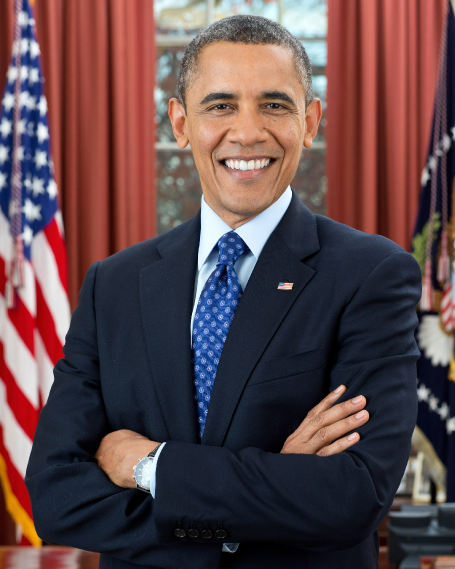
#> input picture tests/fixtures/obama.jpg, 910 x 1137 px, found by its file name (shown at 1/2 size)
$ python fake_camera.py --cam B --image tests/fixtures/obama.jpg
#> lines starting #> are read from the running program, lines starting #| are printed output that depends on the picture
#!/usr/bin/env python3
"""Test camera without a laptop: streams an image, a video file, or a synthetic
pattern to the director as camera X. Same protocol as camera/stream_camera.py.

  python tools/fake_camera.py --cam B --image tests/fixtures/obama.jpg
  python tools/fake_camera.py --cam A --pattern
  python tools/fake_camera.py --cam C --video some.mp4
"""
from __future__ import annotations

import argparse
import json
import sys
import time

import cv2
import numpy as np
from websockets.sync.client import connect


def _fetch_code(ws_base: str) -> str:
    import urllib.request
    http = ws_base.rstrip("/").replace("wss://", "https://").replace("ws://", "http://")
    try:
        return json.load(urllib.request.urlopen(f"{http}/api/join-code", timeout=5))["code"]
    except Exception:
        return ""


def main() -> int:
    ap = argparse.ArgumentParser()
    ap.add_argument("--server", default="ws://127.0.0.1:8000")
    ap.add_argument("--cam", default="B")
    ap.add_argument("--image")
    ap.add_argument("--video")
    ap.add_argument("--pattern", action="store_true")
    ap.add_argument("--fps", type=float, default=15)
    ap.add_argument("--width", type=int, default=640)
    ap.add_argument("--height", type=int, default=360)
    ap.add_argument("--seconds", type=float, default=0, help="stop after N seconds (0 = forever)")
    ap.add_argument("--jitter", action="store_true", help="shift the image a little each frame")
    ap.add_argument("--code", default="", help="join code (default: fetched from the director's /api/join-code, local only)")
    a = ap.parse_args()

    src = None
    base = None
    if a.image:
        base = cv2.imread(a.image)
#> base is the input picture: shape (1137, 910, 3); mean B, G, R 74.6, 71.7, 95
        if base is None:
            print("cannot read", a.image, file=sys.stderr)
            return 1
        h, w = base.shape[:2]
#> h = 1137; w = 910
        s = min(a.width / w, a.height / h)
#> s = 0.317
        img = cv2.resize(base, (int(w * s), int(h * s)))
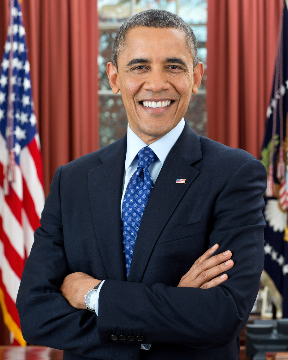
#> img: shape (360, 288, 3); mean B, G, R 74.5, 71.6, 94.9
        canvas = np.zeros((a.height, a.width, 3), np.uint8)
        y0, x0 = (a.height - img.shape[0]) // 2, (a.width - img.shape[1]) // 2
#> y0 = 0; x0 = 176
        canvas[y0:y0 + img.shape[0], x0:x0 + img.shape[1]] = img
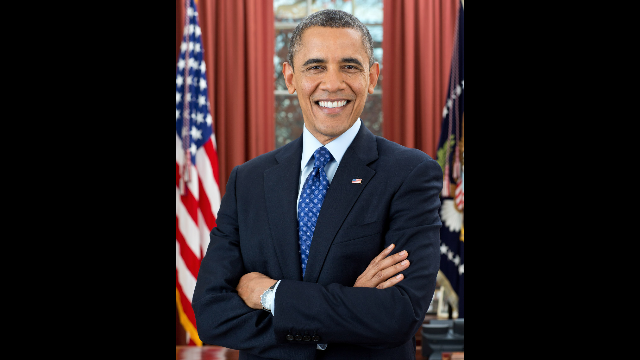
#> canvas: shape (360, 640, 3); mean B, G, R 33.5, 32.2, 42.7
        base = canvas
    elif a.video:
        src = cv2.VideoCapture(a.video)
        if not src.isOpened():
            print("cannot open", a.video, file=sys.stderr)
            return 1
    else:
        a.pattern = True

    code = a.code or _fetch_code(a.server)
    url = f"{a.server.rstrip('/')}/ingest?cam={a.cam.upper()}&label=Fake%20{a.cam.upper()}&code={code}"
    t_end = time.time() + a.seconds if a.seconds else None
    n = 0
    with connect(url, max_size=None) as ws:
        ws.send(json.dumps({"type": "hello", "cam": a.cam.upper(), "label": f"Fake {a.cam.upper()}"}))
        while t_end is None or time.time() < t_end:
            if a.pattern:
                frame = np.full((a.height, a.width, 3), 70, np.uint8)   # a lit room, not a black frame
                x = int((time.time() * 120) % a.width)
                cv2.rectangle(frame, (x, 40), (min(a.width, x + 80), 200), (0, 200, 255), -1)
                cv2.putText(frame, f"FAKE {a.cam.upper()} {time.strftime('%H:%M:%S')}", (20, a.height - 30), cv2.FONT_HERSHEY_SIMPLEX, 1, (255, 255, 255), 2)
            elif src is not None:
                ok, frame = src.read()
                if not ok:
                    src.set(cv2.CAP_PROP_POS_FRAMES, 0)
                    continue
                frame = cv2.resize(frame, (a.width, a.height))
            else:
                frame = base
                if a.jitter:
                    dx, dy = int(6 * np.sin(n / 7)), int(4 * np.cos(n / 5))
                    frame = np.roll(np.roll(base, dy, axis=0), dx, axis=1)
            ok, buf = cv2.imencode(".jpg", frame, [cv2.IMWRITE_JPEG_QUALITY, 70])
            ws.send(buf.tobytes())
            n += 1
            time.sleep(1.0 / a.fps)
    print(f"sent {n} frames")
    return 0


if __name__ == "__main__":
    sys.exit(main())
#> (the call stopped at in _fetch_code, `return json.load(urllib.request.urlopen(f"{http}/api/join-code", timeo..`: the network is not available in this run)

$ run again, with tests/fixtures/biden.jpg copied over tests/fixtures/obama.jpg
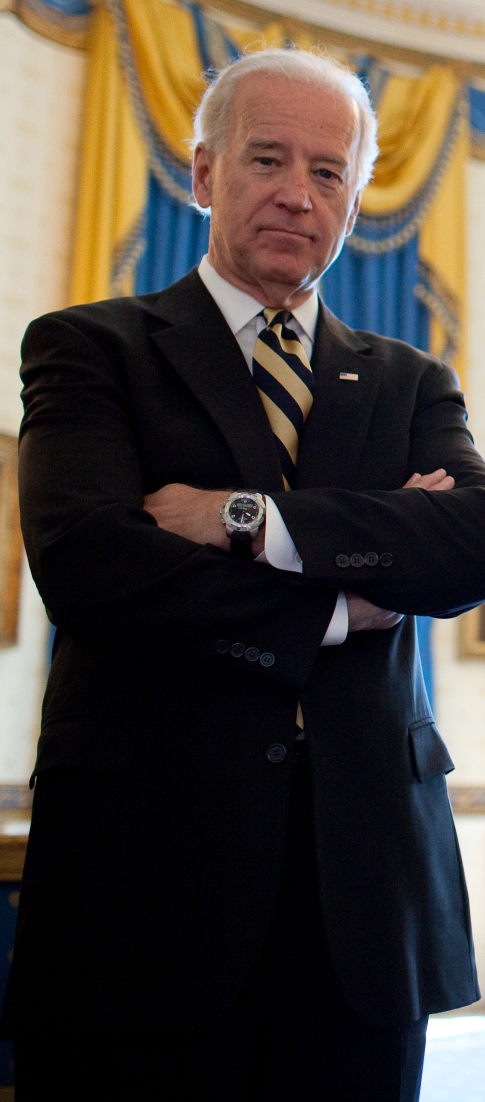
#> input picture tests/fixtures/biden.jpg, 970 x 2204 px, found by its file name (shown at 1/2 size)
#> in main, base is the input picture: shape (2204, 970, 3); mean B, G, R 55.5, 62.7, 70.7
#> in main, `img = cv2.resize(base, (int(w * s), int(h * s)))`:
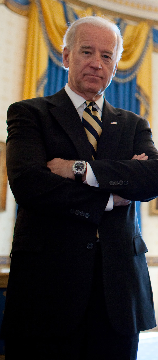
#> img: shape (360, 158, 3); mean B, G, R 55.4, 62.6, 70.7
#> in main, `canvas[y0:y0 + img.shape[0], x0:x0 + img.shape[1]] = img`:
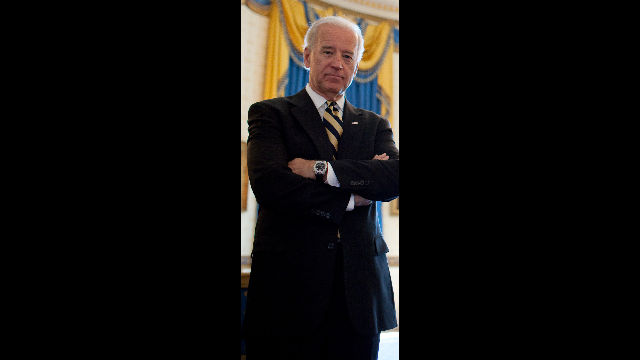
#> canvas: shape (360, 640, 3); mean B, G, R 13.7, 15.5, 17.4
